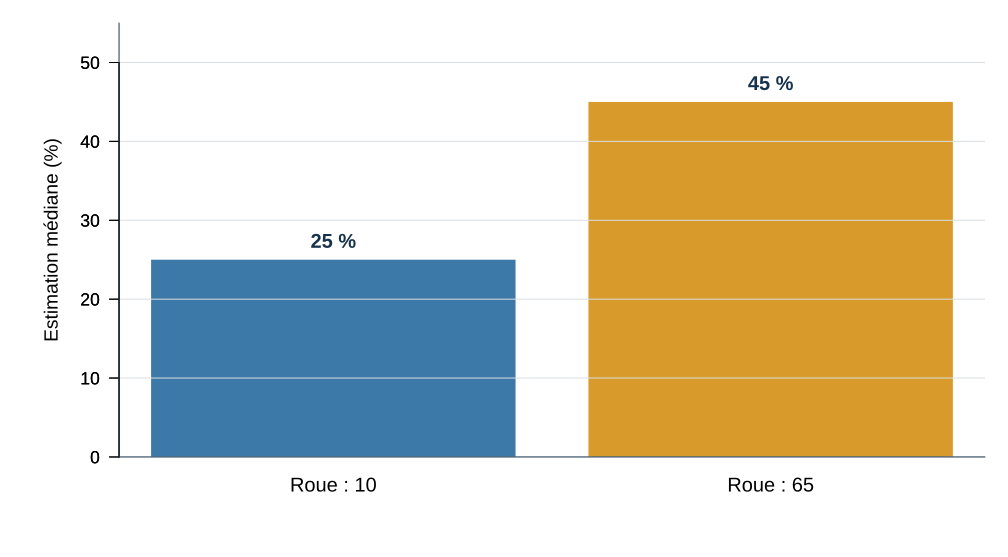

The script that saved this image:
svg("ancrage-tversky-kahneman-1974.svg", width = 10.5, height = 5.8,
    family = "sans", bg = "transparent")

par(mar = c(5.2, 6.2, 1.2, 1.2), las = 1)
valeurs <- c(25, 45)
noms <- c("Roue : 10", "Roue : 65")
couleurs <- c("#3C78A8", "#D89B2B")

bp <- barplot(
  valeurs,
  names.arg = noms,
  col = couleurs,
  border = NA,
  ylim = c(0, 55),
  ylab = "Estimation médiane (%)",
  cex.names = 1.25,
  cex.axis = 1.1,
  cex.lab = 1.2
)

abline(h = seq(0, 50, by = 10), col = "#D9DEE3", lwd = 1)
axis(2, at = seq(0, 50, by = 10), las = 1, cex.axis = 1.1)
text(bp, valeurs + 2.4, labels = paste0(valeurs, " %"),
     font = 2, cex = 1.25, col = "#17324D")
box(bty = "l", col = "#17324D")

dev.off()
